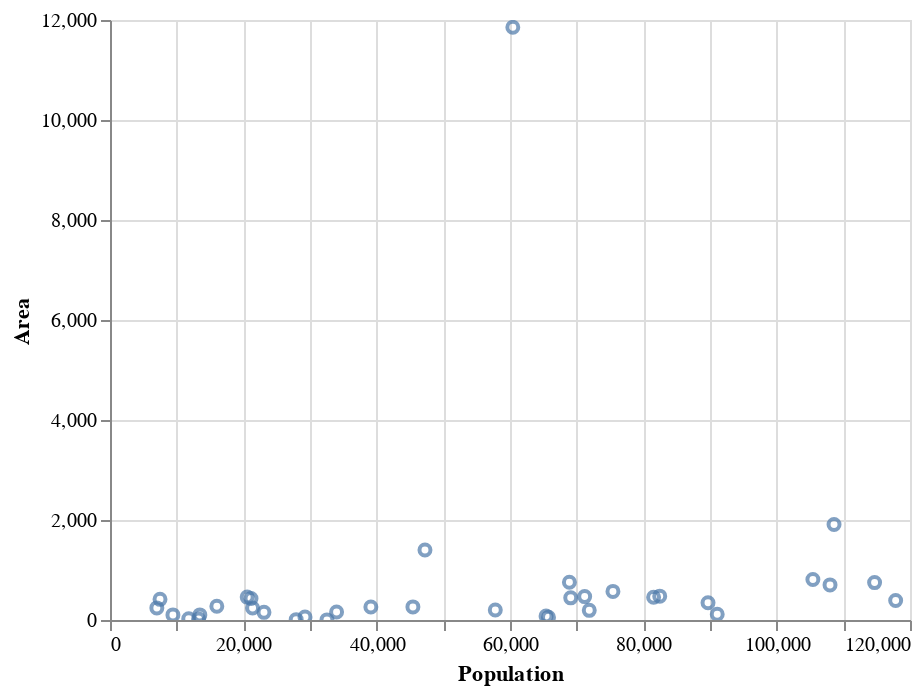

Notebook code for this chart:
### Code cell
Chart(wd[(wd.Population < 150000) & (wd.Area < 200000)]).mark_point().encode(x='Population', y='Area', tooltip='Country').interactive()

### Figure 1 — Vega-Lite specification as saved in the notebook (floating-point values rounded to 4 significant figures)
{"$schema": "https://vega.github.io/schema/vega-lite/v2.6.0.json", "config": {"view": {"height": 300, "width": 400}}, "data": {"name": "data-2ab2f7c75736e958aadff2ee780a49b4"}, "datasets": {"data-2ab2f7c75736e958aadff2ee780a49b4": [{"Agriculture": null, "Arable": 10, "Area": 199, "Birthrate": 22.46, "Climate": 2, "Coastline": 58.29, "Code": "ASM", "CodeNum": 16, "Country": "American Samoa ", "Crops": 15, "Ct": "American Samoa", "Deathrate": 3.27, "GDP": 8000, "Industry": null, "Infant mortality": 9.27, "Literacy": 97, "Net migration": -20.71, "Other": 75, "Phones": 259.5, "Pop. Density": 290.4, "Population": 57794, "Region": "OCEANIA                            ", "Service": null}, {"Agriculture": null, "Arable": 2.22, "Area": 468, "Birthrate": 8.71, "Climate": 3, "Coastline": 0, "Code": "AND", "CodeNum": 20, "Country": "Andorra ", "Crops": 0, "Ct": "Andorra", "Deathrate": 6.25, "GDP": 19000, "Industry": null, "Infant mortality": 4.05, "Literacy": 100, "Net migration": 6.6, "Other": 97.78, "Phones": 497.2, "Pop. Density": 152.1, "Population": 71201, "Region": "WESTERN EUROPE                     ", "Service": null}, {"Agriculture": 0.04, "Arable": 0, "Area": 102, "Birthrate": 14.17, "Climate": 2, "Coastline": 59.8, "Code": "AIA", "CodeNum": 660, "Country": "Anguilla ", "Crops": 0, "Ct": "Anguilla", "Deathrate": 5.34, "GDP": 8600, "Industry": 0.18, "Infant mortality": 21.03, "Literacy": 95, "Net migration": 10.76, "Other": 100, "Phones": 460, "Pop. Density": 132.1, "Population": 13477, "Region": "LATIN AMER. & CARIB    ", "Service": 0.78}, {"Agriculture": 0.038, "Arable": 18.18, "Area": 443, "Birthrate": 16.93, "Climate": 2, "Coastline": 34.54, "Code": "ATA", "CodeNum": 10, "Country": "Antigua & Barbuda ", "Crops": 4.55, "Ct": "Antigua & Barbuda", "Deathrate": 5.37, "GDP": 11000, "Industry": 0.22, "Infant mortality": 19.46, "Literacy": 89, "Net migration": -6.15, "Other": 77.27, "Phones": 549.9, "Pop. Density": 156, "Population": 69108, "Region": "LATIN AMER. & CARIB    ", "Service": 0.743}, {"Agriculture": 0.004, "Arable": 10.53, "Area": 193, "Birthrate": 11.03, "Climate": 2, "Coastline": 35.49, "Code": "ABW", "CodeNum": 533, "Country": "Aruba ", "Crops": 0, "Ct": "Aruba", "Deathrate": 6.68, "GDP": 28000, "Industry": 0.333, "Infant mortality": 5.89, "Literacy": 97, "Net migration": 0, "Other": 89.47, "Phones": 516.1, "Pop. Density": 372.5, "Population": 71891, "Region": "LATIN AMER. & CARIB    ", "Service": 0.663}, {"Agriculture": 0.01, "Arable": 20, "Area": 53, "Birthrate": 11.4, "Climate": 2, "Coastline": 194.3, "Code": "BMU", "CodeNum": 60, "Country": "Bermuda ", "Crops": 0, "Ct": "Bermuda", "Deathrate": 7.74, "GDP": 36000, "Industry": 0.1, "Infant mortality": 8.53, "Literacy": 98, "Net migration": 2.49, "Other": 80, "Phones": 851.4, "Pop. Density": 1241, "Population": 65773, "Region": "NORTHERN AMERICA                   ", "Service": 0.89}, {"Agriculture": 0.018, "Arable": 20, "Area": 153, "Birthrate": 14.89, "Climate": 2, "Coastline": 52.29, "Code": "IOT", "CodeNum": 86, "Country": "British Virgin Is. ", "Crops": 6.67, "Ct": "British Virgin Is.", "Deathrate": 4.42, "GDP": 16000, "Industry": 0.062, "Infant mortality": 18.05, "Literacy": 97.8, "Net migration": 10.01, "Other": 73.33, "Phones": 506.5, "Pop. Density": 151, "Population": 23098, "Region": "LATIN AMER. & CARIB    ", "Service": 0.92}, {"Agriculture": 0.014, "Arable": 3.85, "Area": 262, "Birthrate": 12.74, "Climate": 2, "Coastline": 61.07, "Code": "CYM", "CodeNum": 136, "Country": "Cayman Islands ", "Crops": 0, "Ct": "Cayman Islands", "Deathrate": 4.89, "GDP": 35000, "Industry": 0.032, "Infant mortality": 8.19, "Literacy": 98, "Net migration": 18.75, "Other": 96.15, "Phones": 836.3, "Pop. Density": 173.4, "Population": 45436, "Region": "LATIN AMER. & CARIB    ", "Service": 0.954}, {"Agriculture": 0.151, "Arable": 17.39, "Area": 240, "Birthrate": 21, "Climate": 2, "Coastline": 50, "Code": "COK", "CodeNum": 184, "Country": "Cook Islands ", "Crops": 13.04, "Ct": "Cook Islands", "Deathrate": null, "GDP": 5000, "Industry": 0.096, "Infant mortality": null, "Literacy": 95, "Net migration": null, "Other": 69.57, "Phones": 289.9, "Pop. Density": 89.1, "Population": 21388, "Region": "OCEANIA                            ", "Service": 0.753}, {"Agriculture": 0.177, "Arable": 6.67, "Area": 754, "Birthrate": 15.27, "Climate": 2, "Coastline": 19.63, "Code": "DMA", "CodeNum": 212, "Country": "Dominica ", "Crops": 20, "Ct": "Dominica", "Deathrate": 6.73, "GDP": 5400, "Industry": 0.328, "Infant mortality": 14.15, "Literacy": 94, "Net migration": -13.87, "Other": 73.33, "Phones": 304.8, "Pop. Density": 91.4, "Population": 68910, "Region": "LATIN AMER. & CARIB    ", "Service": 0.495}, {"Agriculture": 0.27, "Arable": 2.14, "Area": 1399, "Birthrate": 14.05, "Climate": null, "Coastline": 79.84, "Code": "FRO", "CodeNum": 234, "Country": "Faroe Islands ", "Crops": 0, "Ct": "Faroe Islands", "Deathrate": 8.7, "GDP": 22000, "Industry": 0.11, "Infant mortality": 6.24, "Literacy": null, "Net migration": 1.41, "Other": 97.86, "Phones": 503.8, "Pop. Density": 33.8, "Population": 47246, "Region": "WESTERN EUROPE                     ", "Service": 0.62}, {"Agriculture": null, "Arable": 0, "Area": 7, "Birthrate": 10.74, "Climate": null, "Coastline": 171.4, "Code": "GIB", "CodeNum": 292, "Country": "Gibraltar ", "Crops": 0, "Ct": "Gibraltar", "Deathrate": 9.31, "GDP": 17500, "Industry": null, "Infant mortality": 5.13, "Literacy": null, "Net migration": 0, "Other": 100, "Phones": 877.7, "Pop. Density": 3990.0, "Population": 27928, "Region": "WESTERN EUROPE                     ", "Service": null}, {"Agriculture": 0.054, "Arable": 5.88, "Area": 344, "Birthrate": 22.08, "Climate": 2, "Coastline": 35.17, "Code": "GRD", "CodeNum": 308, "Country": "Grenada ", "Crops": 29.41, "Ct": "Grenada", "Deathrate": 6.88, "GDP": 5000, "Industry": 0.18, "Infant mortality": 14.62, "Literacy": 98, "Net migration": -13.92, "Other": 64.71, "Phones": 364.5, "Pop. Density": 260.8, "Population": 89703, "Region": "LATIN AMER. & CARIB    ", "Service": 0.766}, {"Agriculture": 0.03, "Arable": null, "Area": 78, "Birthrate": 8.81, "Climate": 3, "Coastline": 64.1, "Code": "GGY", "CodeNum": 831, "Country": "Guernsey ", "Crops": null, "Ct": "Guernsey", "Deathrate": 10.01, "GDP": 20000, "Industry": 0.1, "Infant mortality": 4.71, "Literacy": null, "Net migration": 3.84, "Other": null, "Phones": 842.4, "Pop. Density": 838.6, "Population": 65409, "Region": "WESTERN EUROPE                     ", "Service": 0.87}, {"Agriculture": 0.01, "Arable": 9, "Area": 572, "Birthrate": 11.05, "Climate": 3, "Coastline": 27.97, "Code": "IMN", "CodeNum": 833, "Country": "Isle of Man ", "Crops": 0, "Ct": "Isle of Man", "Deathrate": 11.19, "GDP": 21000, "Industry": 0.13, "Infant mortality": 5.93, "Literacy": null, "Net migration": 5.36, "Other": 91, "Phones": 676, "Pop. Density": 131.9, "Population": 75441, "Region": "WESTERN EUROPE                     ", "Service": 0.86}, {"Agriculture": 0.05, "Arable": 0, "Area": 116, "Birthrate": 9.3, "Climate": 3, "Coastline": 60.34, "Code": "JEY", "CodeNum": 832, "Country": "Jersey ", "Crops": 0, "Ct": "Jersey", "Deathrate": 9.28, "GDP": 24800, "Industry": 0.02, "Infant mortality": 5.24, "Literacy": null, "Net migration": 2.76, "Other": 100, "Phones": 811.3, "Pop. Density": 785.2, "Population": 91084, "Region": "WESTERN EUROPE                     ", "Service": 0.93}, {"Agriculture": 0.089, "Arable": 2.74, "Area": 811, "Birthrate": 30.65, "Climate": 2, "Coastline": 140.9, "Code": "KIR", "CodeNum": 296, "Country": "Kiribati ", "Crops": 50.68, "Ct": "Kiribati", "Deathrate": 8.26, "GDP": 800, "Industry": 0.242, "Infant mortality": 48.52, "Literacy": null, "Net migration": 0, "Other": 46.58, "Phones": 42.7, "Pop. Density": 130, "Population": 105432, "Region": "OCEANIA                            ", "Service": 0.668}, {"Agriculture": 0.06, "Arable": 25, "Area": 160, "Birthrate": 10.21, "Climate": 4, "Coastline": 0, "Code": "LIE", "CodeNum": 438, "Country": "Liechtenstein ", "Crops": 0, "Ct": "Liechtenstein", "Deathrate": 7.18, "GDP": 25000, "Industry": 0.39, "Infant mortality": 4.7, "Literacy": 100, "Net migration": 4.85, "Other": 75, "Phones": 585.5, "Pop. Density": 212.4, "Population": 33987, "Region": "WESTERN EUROPE                     ", "Service": 0.55}, {"Agriculture": 0.317, "Arable": 16.67, "Area": 11854, "Birthrate": 33.05, "Climate": 2, "Coastline": 3.12, "Code": "MHL", "CodeNum": 584, "Country": "Marshall Islands ", "Crops": 38.89, "Ct": "Marshall Islands", "Deathrate": 4.78, "GDP": 1600, "Industry": 0.149, "Infant mortality": 29.45, "Literacy": 93.7, "Net migration": -6.04, "Other": 44.44, "Phones": 91.2, "Pop. Density": 5.1, "Population": 60422, "Region": "OCEANIA                            ", "Service": 0.534}, {"Agriculture": 0.289, "Arable": 5.71, "Area": 702, "Birthrate": 24.68, "Climate": 2, "Coastline": 870.7, "Code": "FSM", "CodeNum": 583, "Country": "Micronesia, Fed. St. ", "Crops": 45.71, "Ct": "Micronesia, Fed. St.", "Deathrate": 4.75, "GDP": 2000, "Industry": 0.152, "Infant mortality": 30.21, "Literacy": 89, "Net migration": -20.99, "Other": 48.58, "Phones": 114.8, "Pop. Density": 153.9, "Population": 108004, "Region": "OCEANIA                            ", "Service": 0.559}, {"Agriculture": 0.17, "Arable": 0, "Area": 2, "Birthrate": 9.19, "Climate": null, "Coastline": 205, "Code": "MCO", "CodeNum": 492, "Country": "Monaco ", "Crops": 0, "Ct": "Monaco", "Deathrate": 12.91, "GDP": 27000, "Industry": null, "Infant mortality": 5.43, "Literacy": 99, "Net migration": 7.75, "Other": 100, "Phones": 1036.0, "Pop. Density": 16270.0, "Population": 32543, "Region": "WESTERN EUROPE                     ", "Service": null}, {"Agriculture": null, "Arable": 20, "Area": 102, "Birthrate": 17.59, "Climate": 2, "Coastline": 39.22, "Code": "MSR", "CodeNum": 500, "Country": "Montserrat ", "Crops": 0, "Ct": "Montserrat", "Deathrate": 7.1, "GDP": 3400, "Industry": null, "Infant mortality": 7.35, "Literacy": 97, "Net migration": 0, "Other": 80, "Phones": null, "Pop. Density": 92.5, "Population": 9439, "Region": "LATIN AMER. & CARIB    ", "Service": null}, {"Agriculture": null, "Arable": 0, "Area": 21, "Birthrate": 24.76, "Climate": 2, "Coastline": 142.9, "Code": "NRU", "CodeNum": 520, "Country": "Nauru ", "Crops": 0, "Ct": "Nauru", "Deathrate": 6.7, "GDP": 5000, "Industry": null, "Infant mortality": 9.95, "Literacy": null, "Net migration": 0, "Other": 100, "Phones": 143, "Pop. Density": 632.7, "Population": 13287, "Region": "OCEANIA                            ", "Service": null}, {"Agriculture": null, "Arable": 13.04, "Area": 477, "Birthrate": 19.43, "Climate": 2, "Coastline": 310.7, "Code": "MMR", "CodeNum": 104, "Country": "N. Mariana Islands ", "Crops": 4.35, "Ct": "N. Mariana Islands", "Deathrate": 2.29, "GDP": 12500, "Industry": null, "Infant mortality": 7.11, "Literacy": 97, "Net migration": 9.61, "Other": 82.61, "Phones": 254.7, "Pop. Density": 172.9, "Population": 82459, "Region": "OCEANIA                            ", "Service": null}, {"Agriculture": 0.062, "Arable": 8.7, "Area": 458, "Birthrate": 18.03, "Climate": 2, "Coastline": 331.7, "Code": "PLW", "CodeNum": 585, "Country": "Palau ", "Crops": 4.35, "Ct": "Palau", "Deathrate": 6.8, "GDP": 9000, "Industry": 0.12, "Infant mortality": 14.84, "Literacy": 92, "Net migration": 2.85, "Other": 86.95, "Phones": 325.6, "Pop. Density": 44.9, "Population": 20579, "Region": "OCEANIA                            ", "Service": 0.818}, {"Agriculture": null, "Arable": 12.9, "Area": 413, "Birthrate": 12.13, "Climate": null, "Coastline": 14.53, "Code": "BLM", "CodeNum": 652, "Country": "Saint Helena ", "Crops": 0, "Ct": "Saint Helena", "Deathrate": 6.53, "GDP": 2500, "Industry": null, "Infant mortality": 19, "Literacy": 97, "Net migration": 0, "Other": 87.1, "Phones": 293.3, "Pop. Density": 18.2, "Population": 7502, "Region": "SUB-SAHARAN AFRICA                 ", "Service": null}, {"Agriculture": 0.035, "Arable": 19.44, "Area": 261, "Birthrate": 18.02, "Climate": 2, "Coastline": 51.72, "Code": "SHN", "CodeNum": 654, "Country": "Saint Kitts & Nevis ", "Crops": 2.78, "Ct": "Saint Kitts & Nevis", "Deathrate": 8.33, "GDP": 8800, "Industry": 0.258, "Infant mortality": 14.49, "Literacy": 97, "Net migration": -7.11, "Other": 77.78, "Phones": 638.9, "Pop. Density": 149.9, "Population": 39129, "Region": "LATIN AMER. & CARIB    ", "Service": 0.707}, {"Agriculture": null, "Arable": 13.04, "Area": 242, "Birthrate": 13.52, "Climate": null, "Coastline": 49.59, "Code": "LKA", "CodeNum": 144, "Country": "St Pierre & Miquelon ", "Crops": 0, "Ct": "St Pierre & Miquelon", "Deathrate": 6.83, "GDP": 6900, "Industry": null, "Infant mortality": 7.54, "Literacy": 99, "Net migration": -4.86, "Other": 86.96, "Phones": 683.2, "Pop. Density": 29, "Population": 7026, "Region": "NORTHERN AMERICA                   ", "Service": null}, {"Agriculture": 0.1, "Arable": 17.95, "Area": 389, "Birthrate": 16.18, "Climate": 2, "Coastline": 21.59, "Code": "VCT", "CodeNum": 670, "Country": "Saint Vincent and the Grenadines ", "Crops": 17.95, "Ct": "Saint Vincent and the Grenadines", "Deathrate": 5.98, "GDP": 2900, "Industry": 0.26, "Infant mortality": 14.78, "Literacy": 96, "Net migration": -7.64, "Other": 64.1, "Phones": 190.9, "Pop. Density": 303, "Population": 117848, "Region": "LATIN AMER. & CARIB    ", "Service": 0.64}, {"Agriculture": null, "Arable": 16.67, "Area": 61, "Birthrate": 10.02, "Climate": null, "Coastline": 0, "Code": "SMR", "CodeNum": 674, "Country": "San Marino ", "Crops": 0, "Ct": "San Marino", "Deathrate": 8.17, "GDP": 34600, "Industry": null, "Infant mortality": 5.73, "Literacy": 96, "Net migration": 10.98, "Other": 83.33, "Phones": 704.3, "Pop. Density": 479.5, "Population": 29251, "Region": "WESTERN EUROPE                     ", "Service": null}, {"Agriculture": 0.032, "Arable": 2.22, "Area": 455, "Birthrate": 16.03, "Climate": 2, "Coastline": 107.9, "Code": "SYC", "CodeNum": 690, "Country": "Seychelles ", "Crops": 13.33, "Ct": "Seychelles", "Deathrate": 6.29, "GDP": 7800, "Industry": 0.304, "Infant mortality": 15.53, "Literacy": 58, "Net migration": -5.69, "Other": 84.45, "Phones": 262.4, "Pop. Density": 179.2, "Population": 81541, "Region": "SUB-SAHARAN AFRICA                 ", "Service": 0.665}, {"Agriculture": 0.23, "Arable": 23.61, "Area": 748, "Birthrate": 25.37, "Climate": 2, "Coastline": 56.02, "Code": "TON", "CodeNum": 776, "Country": "Tonga ", "Crops": 43.06, "Ct": "Tonga", "Deathrate": 5.28, "GDP": 2200, "Industry": 0.27, "Infant mortality": 12.62, "Literacy": 98.5, "Net migration": 0, "Other": 33.33, "Phones": 97.7, "Pop. Density": 153.3, "Population": 114689, "Region": "OCEANIA                            ", "Service": 0.5}, {"Agriculture": null, "Arable": 2.33, "Area": 430, "Birthrate": 21.84, "Climate": 2, "Coastline": 90.47, "Code": "TKM", "CodeNum": 795, "Country": "Turks & Caicos Is ", "Crops": 0, "Ct": "Turks & Caicos Is", "Deathrate": 4.21, "GDP": 9600, "Industry": null, "Infant mortality": 15.67, "Literacy": 98, "Net migration": 11.68, "Other": 97.67, "Phones": 269.5, "Pop. Density": 49.2, "Population": 21152, "Region": "LATIN AMER. & CARIB    ", "Service": null}, {"Agriculture": 0.166, "Arable": 0, "Area": 26, "Birthrate": 22.18, "Climate": 2, "Coastline": 92.31, "Code": "TUV", "CodeNum": 798, "Country": "Tuvalu ", "Crops": 0, "Ct": "Tuvalu", "Deathrate": 7.11, "GDP": 1100, "Industry": 0.272, "Infant mortality": 20.03, "Literacy": null, "Net migration": 0, "Other": 100, "Phones": 59.3, "Pop. Density": 454.2, "Population": 11810, "Region": "OCEANIA                            ", "Service": 0.562}, {"Agriculture": 0.01, "Arable": 11.76, "Area": 1910, "Birthrate": 13.96, "Climate": 2, "Coastline": 9.84, "Code": "VIR", "CodeNum": 850, "Country": "Virgin Islands ", "Crops": 2.94, "Ct": "Virgin Islands", "Deathrate": 6.43, "GDP": 17200, "Industry": 0.19, "Infant mortality": 8.03, "Literacy": null, "Net migration": -8.94, "Other": 85.3, "Phones": 652.8, "Pop. Density": 56.9, "Population": 108605, "Region": "LATIN AMER. & CARIB    ", "Service": 0.8}, {"Agriculture": null, "Arable": 5, "Area": 274, "Birthrate": null, "Climate": 2, "Coastline": 47.08, "Code": "WLF", "CodeNum": 876, "Country": "Wallis and Futuna ", "Crops": 25, "Ct": "Wallis and Futuna", "Deathrate": null, "GDP": 3700, "Industry": null, "Infant mortality": null, "Literacy": 50, "Net migration": null, "Other": 70, "Phones": 118.6, "Pop. Density": 58.5, "Population": 16025, "Region": "OCEANIA                            ", "Service": null}]}, "encoding": {"tooltip": {"field": "Country", "type": "nominal"}, "x": {"field": "Population", "type": "quantitative"}, "y": {"field": "Area", "type": "quantitative"}}, "mark": "point", "selection": {"selector003": {"bind": "scales", "encodings": ["x", "y"], "mark": {"fill": "#333", "fillOpacity": 0.125, "stroke": "white"}, "on": "[mousedown, window:mouseup] > window:mousemove!", "resolve": "global", "translate": "[mousedown, window:mouseup] > window:mousemove!", "type": "interval", "zoom": "wheel!"}}}
